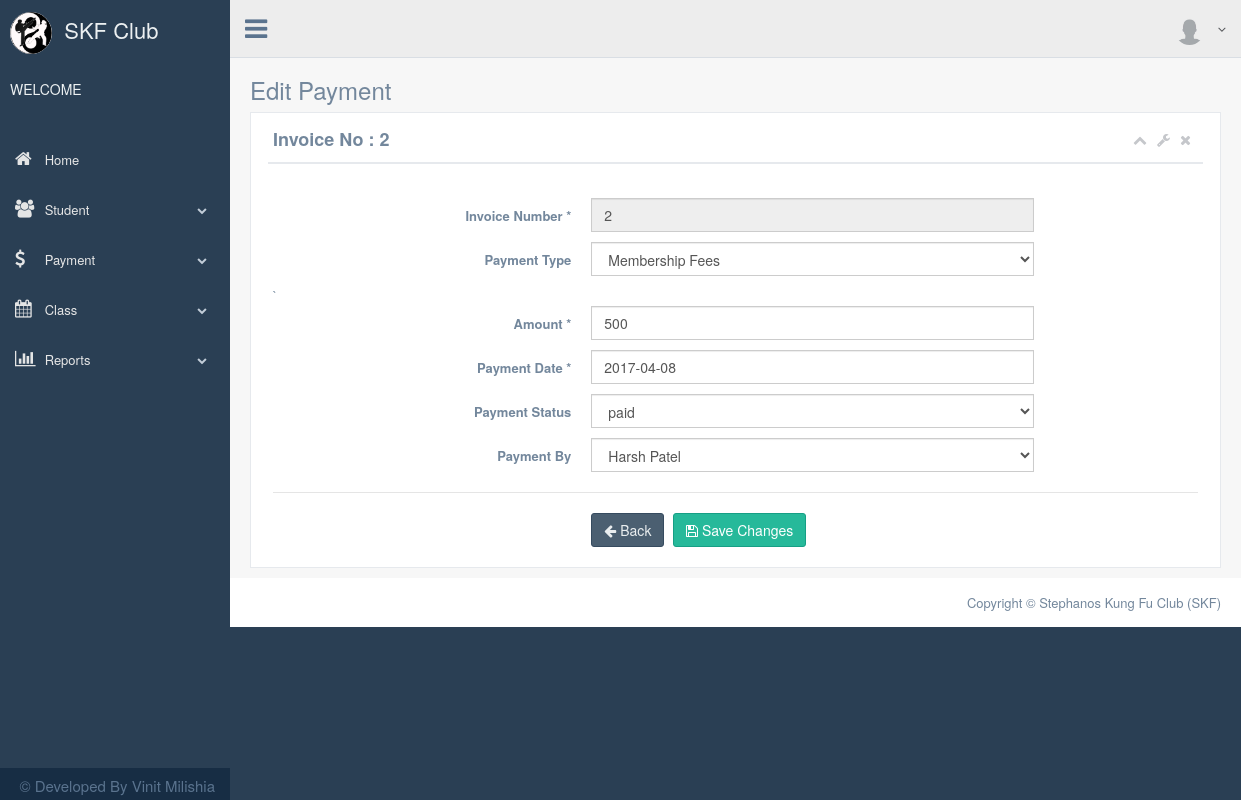
The page /edit_payment.php?page=edit_student&sid=2 on the database its author committed.
### tables this page shows
CREATE TABLE `payment` (
  `payment_id` int(10) NOT NULL,
  `payment_type` int(10) NOT NULL,
  `payment_amount` double NOT NULL,
  `payment_date` date NOT NULL,
  `payment_status` varchar(255) NOT NULL COMMENT 'pending or paid',
  `payment_stud_id` int(10) NOT NULL COMMENT 'paid_by'
);

CREATE TABLE `payment_type` (
  `payment_type_id` int(10) NOT NULL,
  `payment_type_name` varchar(255) NOT NULL,
  `payment_type_stauts` varchar(255) NOT NULL DEFAULT 'active'
);

CREATE TABLE `student` (
  `stud_id` int(10) NOT NULL,
  `stud_enroll_num` varchar(255) NOT NULL,
  `stud_name` varchar(255) NOT NULL,
  `stud_address` longtext NOT NULL,
  `stud_email` varchar(255) NOT NULL,
  `stud_dob` date NOT NULL,
  `stud_mobile` varchar(255) NOT NULL,
  `stud_join_date` timestamp NOT NULL DEFAULT CURRENT_TIMESTAMP,
  `stud_status` varchar(255) NOT NULL DEFAULT 'active',
  `stud_parents_id` int(10) DEFAULT NULL,
  `stud_rank_id` int(10) NOT NULL,
  `stud_user_id` int(10) NOT NULL COMMENT 'student added by'
);

### connection.php (called while the page is built, shortened)
<?php
class connection1
{
	function getdata($query)
	{
		$this->sql = $query;
		$this->res = mysql_query($this->sql);
	}
}
?>

### edit_payment.php (the view, shortened to what this page needs)
<?php
include './connection.php';
include './header.php';
include './sidemenu.php';
include './navbar_top.php';
$sid= $_GET['sid']
?>
<?php
$c1=new connection1();
$c1->connect();
$c1->sql="SELECT payment.*,student.stud_name,payment_type.* from payment INNER JOIN student on payment.payment_stud_id=student.stud_id INNER JOIN payment_type on payment.payment_type=payment_type.payment_type_id where payment.payment_id='".$sid."'";
$c1->getdata($c1->sql);
while($row=mysql_fetch_array($c1->res))
{
  $inv_no=$row['payment_id'];
  $inv_date=$row['payment_date'];
  $inv_type=$row['payment_type_name'];
  $inv_amount=$row['payment_amount'];
  $inv_status=$row['payment_status'];
  $inv_stud_id=$row['payment_stud_id'];
  $inv_stud=$row['stud_name'];
  $inv_type_id=$row['payment_type'];
}
?>
        <div class="right_col" role="main">
          <div class="">
            <div class="page-title">
              <div class="title_left">
                <h3>Edit Payment</h3>
              </div>
            </div>
            <div class="clearfix"></div>
            <div class="row">
              <div class="col-md-12 col-sm-12 col-xs-12">
                <div class="x_panel">
                  <div class="x_title">
                      <h2><b>Invoice No : <?php echo $inv_no; ?></b></h2>
                    <ul class="nav navbar-right panel_toolbox">
                      <li><a class="collapse-link"><i class="fa fa-chevron-up"></i></a>
                      </li>
                      <li class="dropdown">
                        <a href="#" class="dropdown-toggle" data-toggle="dropdown" role="button" aria-expanded="false"><i class="fa fa-wrench"></i></a>
                      </li>
                      <li><a class="close-link"><i class="fa fa-close"></i></a>
                      </li>
                    </ul>
                    <div class="clearfix"></div>
                  </div>
                     <div class="x_content">
                    <br>
                    <form class="form-horizontal form-label-left" method="post" action="conn_edit_payment.php">
                      <div class="form-group">
                        <label class="control-label col-md-4 col-sm-4 col-xs-12">Invoice Number <span class="required">*</span></label>
                        <div class="col-md-6 col-sm-6 col-xs-12">
                          <input type="text" name="payment_id" class="form-control" value="<?php echo $inv_no; ?>" readonly="true">
                        </div>
                      </div>
                      <div class="form-group">
                        <label class="control-label col-md-4 col-sm-4 col-xs-12">Payment Type</label>
                        <div class="col-md-6 col-sm-6 col-xs-12">
                          <select class="form-control" name="payment_type">
                              <?php
                                echo "<option value=".$inv_type_id.">".$inv_type."</option>";
                              ?>
                          </select>
                        </div>
                      </div>
`
                      <div class="form-group">
                        <label class="control-label col-md-4 col-sm-4 col-xs-12">Amount <span class="required">*</span></label>
                        <div class="col-md-6 col-sm-6 col-xs-12">
                          <input type="text" name="payment_amount" class="form-control" value="<?php echo $inv_amount; ?>">
                        </div>
                      </div>
                      <div class="form-group">
                        <label class="control-label col-md-4 col-sm-4 col-xs-12">Payment Date <span class="required">*</span></label>
                        <div class="col-md-6 col-sm-6 col-xs-12">
                          <input type="text" name="payment_date" class="form-control" value="<?php echo $inv_date; ?>">
                        </div>
                      </div>
                      <div class="form-group">
                        <label class="control-label col-md-4 col-sm-4 col-xs-12">Payment Status</label>
                        <div class="col-md-6 col-sm-6 col-xs-12">
                          <select class="form-control" name="payment_status">
                              <?php
                                echo "<option value=".$inv_status.">".$inv_status."</option>";
                              ?>
                          </select>
                        </div>
                      </div>
                      <div class="form-group">
                        <label class="control-label col-md-4 col-sm-4 col-xs-12">Payment By</label>
                        <div class="col-md-6 col-sm-6 col-xs-12">
                          <select class="form-control" name="payment_stud_id">
                              <?php
                                echo "<option value=".$inv_stud_id.">".$inv_stud."</option>";
                              ?>
                          </select>
                        </div>
                      </div>
                      <div class="ln_solid"></div>
                      <div class="form-group">
                        <div class="col-md-9 col-sm-9 col-xs-12 col-md-offset-4">
                            <a  href="manage_payment.php" class="btn btn-dark"><i class="fa fa-arrow-left"></i> Back</a>
                          <button type="submit" class="btn btn-success" name="save"><i class="fa fa-floppy-o"></i> Save Changes</button>
                        </div>
                      </div>
                    </form>
                  </div>
                </div>
              </div>
            </div>
          </div>
        </div>
<?php
include './footer.php';
include './jscript.php';
?>

### rows shown on the page
payment: payment_id "2", payment_type "Membership Fees", payment_amount "500", payment_date "2017-04-08", payment_status "paid", payment_stud_id "Harsh Patel"
